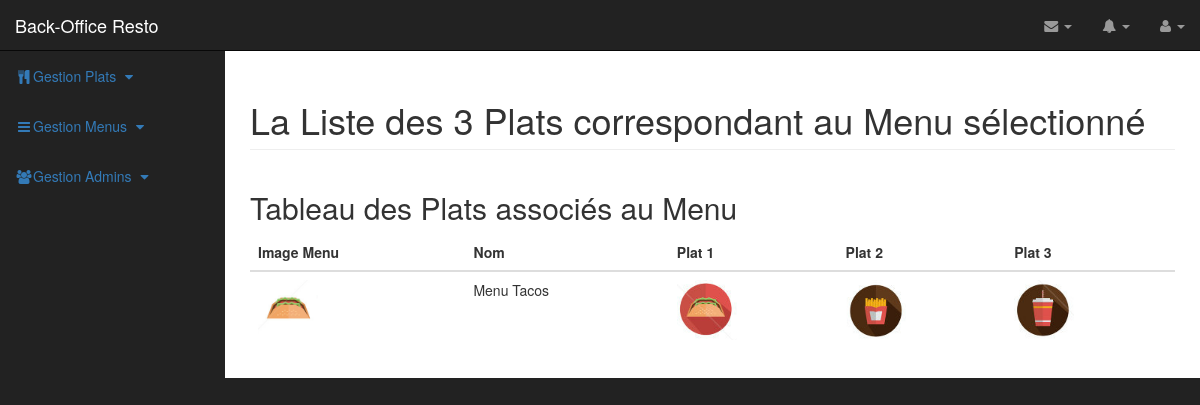
The page /showplatsmenu.php?listerPlatsMenuId=1 (signed in) on the database its author committed.
### tables this page shows
CREATE TABLE `Menus` (
  `ID` int(11) NOT NULL,
  `NOM` varchar(255) NOT NULL,
  `PRIX` decimal(10,2) NOT NULL,
  `IMAGE` varchar(255) NOT NULL
);

CREATE TABLE `Plats` (
  `ID` int(11) NOT NULL,
  `NOM` varchar(255) NOT NULL,
  `PRIX` decimal(10,2) NOT NULL,
  `IMAGE` varchar(255) NOT NULL
);

### models/MenusManager.php (called while the page is built, shortened)
<?php
class MenusManager {
  private $_db;
  public function setDb(PDO $db)
  {
     $this->_db = $db;
  }
  public function countPlat($idDuMenu)
  {
    $q = $this->_db->prepare('SELECT count(*) FROM Composer WHERE IDMENU=:id_menu');
    $q->execute([':id_menu' => $idDuMenu]);
    $q = $q->fetchColumn();
    return $q;
  }
   public function getMenu($info)
   {
       if(is_int($info)){
         $q = $this->_db->query('SELECT ID, NOM, PRIX, IMAGE FROM Menus WHERE ID = '.$info);
         $donnees = $q->fetch(PDO::FETCH_ASSOC);
         return new Menu($donnees);
       }
     else {
         $q = $this->_db->prepare('SELECT ID, NOM, PRIX, IMAGE FROM Menus WHERE NOM = :nom');
         $q->execute([':nom' => $info]);
         $donnees = $q->fetch(PDO::FETCH_ASSOC);
         return new Menu($donnees);
     }
   }
   public function selectAllPLatsMenus($idDuMenu)
   {
     $plats = [];
     $q = $this->_db->query('SELECT ID, NOM, PRIX, IMAGE FROM Plats INNER JOIN Composer ON Plats.ID = Composer.IDPLAT WHERE IDMENU='.$idDuMenu);
     while($donnees = $q->fetch(PDO::FETCH_ASSOC))
     {
       $plats[] = new Plat($donnees);
     }
     return $plats;
   }
}

### models/Menu.php (called while the page is built, shortened)
<?php
class Menu
{
  private $_id;
  private $_nom;
  private $_image;
  public function hydrate(array $donnees)
  {
      foreach($donnees as $key => $value)
      {
        $method = 'set'.ucfirst($key);
      }
   }
   public function setId($id)
   {
      $id = (int) $id;
      if ($id > 0)
      {
        $this->_id = $id;
      }
   }
   public function setNom($nom)
   {
    if(is_string($nom))
    {
      $this->_nom = $nom;
    }
   }
  public function setPrix($prix)
  {
     $prix = (float) $prix;
  }
  public function setImage($image)
  {
   if(is_string($image))
   {
     $this->_image = $image;
   }
  }
   public function getId()
   {
    return $this->_id;
   }
   public function getNom()
   {
    return $this->_nom;
   }
   public function getImage()
   {
    return $this->_image;
   }
}

### models/Plat.php (called while the page is built, shortened)
<?php
class Plat
{
  private $_image;
  public function hydrate(array $donnees)
  {
      foreach($donnees as $key => $value)
      {
        $method = 'set'.ucfirst($key);
      }
   }
   public function setId($id)
   {
      $id = (int) $id;
   }
   public function setPrix($prix)
   {
      $prix = (float) $prix;
   }
   public function setImage($image)
   {
    if(is_string($image))
    {
      $this->_image = $image;
    }
   }
   public function getImage()
   {
    return $this->_image;
   }
}

### showplatsmenu.php (the view, shortened to what this page needs)
<?php
$db = Db::getInstance();
$db->setAttribute(PDO::ATTR_ERRMODE, PDO::ERRMODE_WARNING);
$menusManager = new MenusManager($db);
$idDuMenu = $_GET['listerPlatsMenuId'];
$idDuMenu = (int) $idDuMenu;
if(isset($_SESSION['login']))
{
?>
<!DOCTYPE html>
<html lang="fr">
<head>
    <link href="./css/bootstrap.min.css" rel="stylesheet">
    <link href="./css/sb-admin.css" rel="stylesheet">
    <link href="./font-awesome/css/font-awesome.min.css" rel="stylesheet" type="text/css">
</head>
<body>
  <div class="collapse navbar-collapse navbar-ex1-collapse">
      <ul class="nav navbar-nav side-nav">
          <li>
              <a href="javascript:;" data-toggle="collapse" data-target="#plats"><i class="fa fa-fw fa-cutlery"></i>Gestion Plats <i class="fa fa-fw fa-caret-down"></i></a>
          </li>
          <li>
            <a href="javascript:;" data-toggle="collapse" data-target="#menu"><i class="fa fa-fw fa-bars"></i>Gestion Menus <i class="fa fa-fw fa-caret-down"></i></a>
          </li>
          <li>
            <a href="javascript:;" data-toggle="collapse" data-target="#admin"><i class="fa fa-fw fa-users"></i>Gestion Admins <i class="fa fa-fw fa-caret-down"></i></a>
          </li>
      </ul>
  </div>
<nav class="navbar navbar-inverse navbar-fixed-top" role="navigation">
            <div class="navbar-header">
                <a class="navbar-brand" href="#">Back-Office Resto</a>
            </div>
            <ul class="nav navbar-right top-nav">
                <li class="dropdown">
                    <a href="#" class="dropdown-toggle" data-toggle="dropdown"><i class="fa fa-envelope"></i> <b class="caret"></b></a>
                </li>
                <li class="dropdown">
                    <a href="#" class="dropdown-toggle" data-toggle="dropdown"><i class="fa fa-bell"></i> <b class="caret"></b></a>
                </li>
                <li class="dropdown">
                    <a href="#" class="dropdown-toggle" data-toggle="dropdown"><i class="fa fa-user"></i> <?php ?> <b class="caret"></b></a>
                </li>
            </ul>
</nav>
<div id="wrapper">
        <div id="page-wrapper">
                    <div class="container-fluid">
                        <div class="row">
                            <div class="col-lg-12">
                                <h1 class="page-header">
                                  <?php
                                    $nbPlats = $menusManager->countPlat($idDuMenu);
                                  ?>
                                    La Liste des <?=$nbPlats; ?> Plats correspondant au Menu sélectionné
                                </h1>
                            </div>
                            <div class="col-lg-12">
                            </div>
                        </div>
                        <div class="row">
                            <div class="col-lg-12">
                                <h2>Tableau des Plats associés au Menu</h2>
                            <div class="table-responsive">
                            <table class="table table-hover">
                                        <thead>
                                            <tr>
                                                <th>Image Menu</th>
                                                <th>Nom</th>
                                                <?php
                                                  for($i=1; $i <= $nbPlats; $i++){
                                                    echo "<th>Plat " . $i . "</th>";
                                                  }
                                                ?>
                                            </tr>
                                        </thead>
                                        <tbody>
                                            <?php
                                            $menu = $menusManager->getMenu($idDuMenu);
                                            $plats = $menusManager->selectAllPLatsMenus($idDuMenu);
                                            ?>
                                            <tr>
                                                        <?php echo "<td><a href='http://localhost/restaurantPOO/updatemenu.php?updateMenuId=".$menu->getId()."'><img class='media-object' src='uploads/" . $menu->getImage() . "' alt='' style='width:60px;height:60px;'></a></td>"; ?>
                                                        <td><?=$menu->getNom();?></td>
                                                        <?php
                                                        foreach($plats as $plat){
                                                          echo "<td><img class='media-object' src='uploads/" . $plat->getImage() . "' alt='' style='width:60px;height:60px;'></td>";
                                                        }
                                                        ?>
                                            </tr>
                                        </tbody>
                                    </table>
                            </div>
                            </div>
                        </div>
                    </div>
                </div>
 </div>
</body>
</html>
<?php
}
else
{
  header('Location: http://localhost/restaurantPOO/login.php');
}
?>

### css/sb-admin.css (style rules this page uses)
body { margin-top: 100px; background-color: #222; }
@media (min-width:768px) { body { margin-top: 50px; } }
#wrapper { padding-left: 0; }
#page-wrapper { width: 100%; padding: 0; background-color: #fff; }
@media (min-width:768px) { #wrapper { padding-left: 225px; } }
@media (min-width:768px) { #page-wrapper { padding: 10px; } }
.top-nav { padding: 0 15px; }
.top-nav>li { display: inline-block; float: left; }
.top-nav>li>a { padding-top: 15px; padding-bottom: 15px; line-height: 20px; color: #999; }
@media (min-width:768px) { .side-nav { position: fixed; top: 51px; left: 225px; width: 225px; margin-left: -225px; border: none; border-radius: 0; overflow-y: auto; background-color: #222; bottom: 0; overflow-x: hidden; padding-bottom: 40px; } }
@media (min-width:768px) { .side-nav>li>a { width: 225px; } }

### rows shown on the page
menus: IMAGE (picture), NOM "Menu Tacos"
plats: IMAGE (picture)
plats: IMAGE (picture)
plats: IMAGE (picture)

### other values the page prints
$nbPlats "3"
